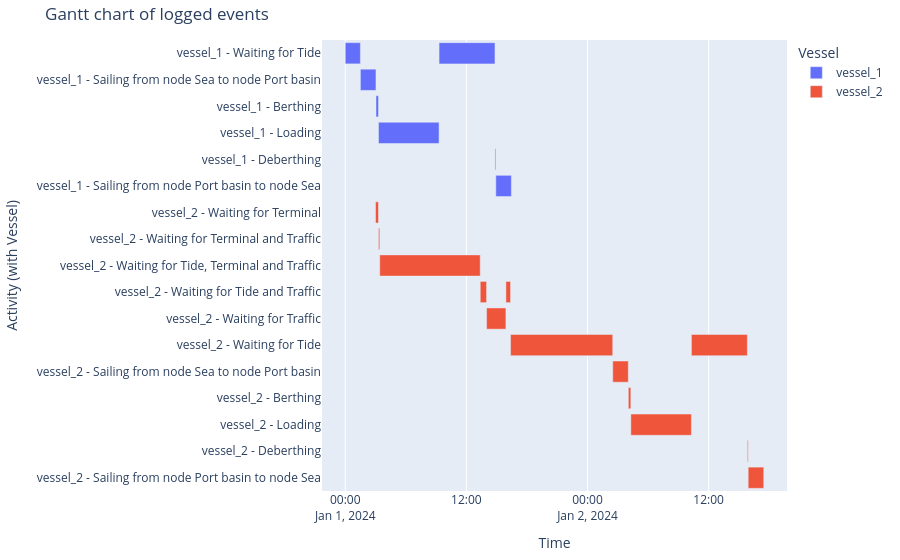

Write notebook code for a chart like this one.
### Markdown cell above
###### Vessel processes
And the Gantt chart

### Code cell
df_eventtable = logbook2eventtable([vessel_1, vessel_2])
generate_vessel_gantt_chart(df_eventtable)

### Figure 1 — Plotly figure (JSON) as saved in the notebook; plotly's stock layout.template omitted (floating-point values rounded to 4 significant figures)
{"data": [{"base": ["2024-01-01T00:00:00.000000", "2024-01-01T01:30:00.000000", "2024-01-01T03:02:36.000000", "2024-01-01T03:17:36.000000", "2024-01-01T09:17:36.000000", "2024-01-01T14:50:00.000000", "2024-01-01T14:55:00.000000"], "hovertemplate": "object name=vessel_1<br>start time=%{base}<br>stop time=%{x}<br>activity label=%{y}<extra></extra>", "legendgroup": "vessel_1", "marker": {"color": "#636efa", "pattern": {"shape": ""}}, "name": "vessel_1", "orientation": "h", "showlegend": true, "textposition": "auto", "type": "bar", "x": [5400000, 5556000, 900000, 21600000, 19944000, 300000, 5556000], "xaxis": "x", "y": ["vessel_1 - Waiting for Tide", "vessel_1 - Sailing from node Sea to node Port basin", "vessel_1 - Berthing", "vessel_1 - Loading", "vessel_1 - Waiting for Tide", "vessel_1 - Deberthing", "vessel_1 - Sailing from node Port basin to node Sea"], "yaxis": "y"}, {"base": ["2024-01-01T03:00:00.000000", "2024-01-01T03:17:36.000000", "2024-01-01T03:25:00.000000", "2024-01-01T13:22:24.000000", "2024-01-01T14:00:00.000000", "2024-01-01T15:55:00.000000", "2024-01-01T16:22:36.000000", "2024-01-02T02:30:00.000000", "2024-01-02T04:02:36.000000", "2024-01-02T04:17:36.000000", "2024-01-02T10:17:36.000000", "2024-01-02T15:50:00.000000", "2024-01-02T15:55:00.000000"], "hovertemplate": "object name=vessel_2<br>start time=%{base}<br>stop time=%{x}<br>activity label=%{y}<extra></extra>", "legendgroup": "vessel_2", "marker": {"color": "#EF553B", "pattern": {"shape": ""}}, "name": "vessel_2", "orientation": "h", "showlegend": true, "textposition": "auto", "type": "bar", "x": [1056000, 444000, 35844000, 2256000, 6900000, 1656000, 36444000, 5556000, 900000, 21600000, 19944000, 300000, 5556000], "xaxis": "x", "y": ["vessel_2 - Waiting for Terminal", "vessel_2 - Waiting for Terminal and Traffic", "vessel_2 - Waiting for Tide, Terminal and Traffic", "vessel_2 - Waiting for Tide and Traffic", "vessel_2 - Waiting for Traffic", "vessel_2 - Waiting for Tide and Traffic", "vessel_2 - Waiting for Tide", "vessel_2 - Sailing from node Sea to node Port basin", "vessel_2 - Berthing", "vessel_2 - Loading", "vessel_2 - Waiting for Tide", "vessel_2 - Deberthing", "vessel_2 - Sailing from node Port basin to node Sea"], "yaxis": "y"}], "layout": {"barmode": "overlay", "legend": {"title": {"text": "Vessel"}, "tracegroupgap": 0}, "margin": {"b": 20, "l": 20, "r": 20, "t": 40}, "title": {"text": "Gantt chart of logged events"}, "xaxis": {"anchor": "y", "domain": [0, 1], "title": {"text": "Time"}, "type": "date"}, "yaxis": {"anchor": "x", "autorange": "reversed", "domain": [0, 1], "title": {"text": "Activity (with Vessel)"}}}}
